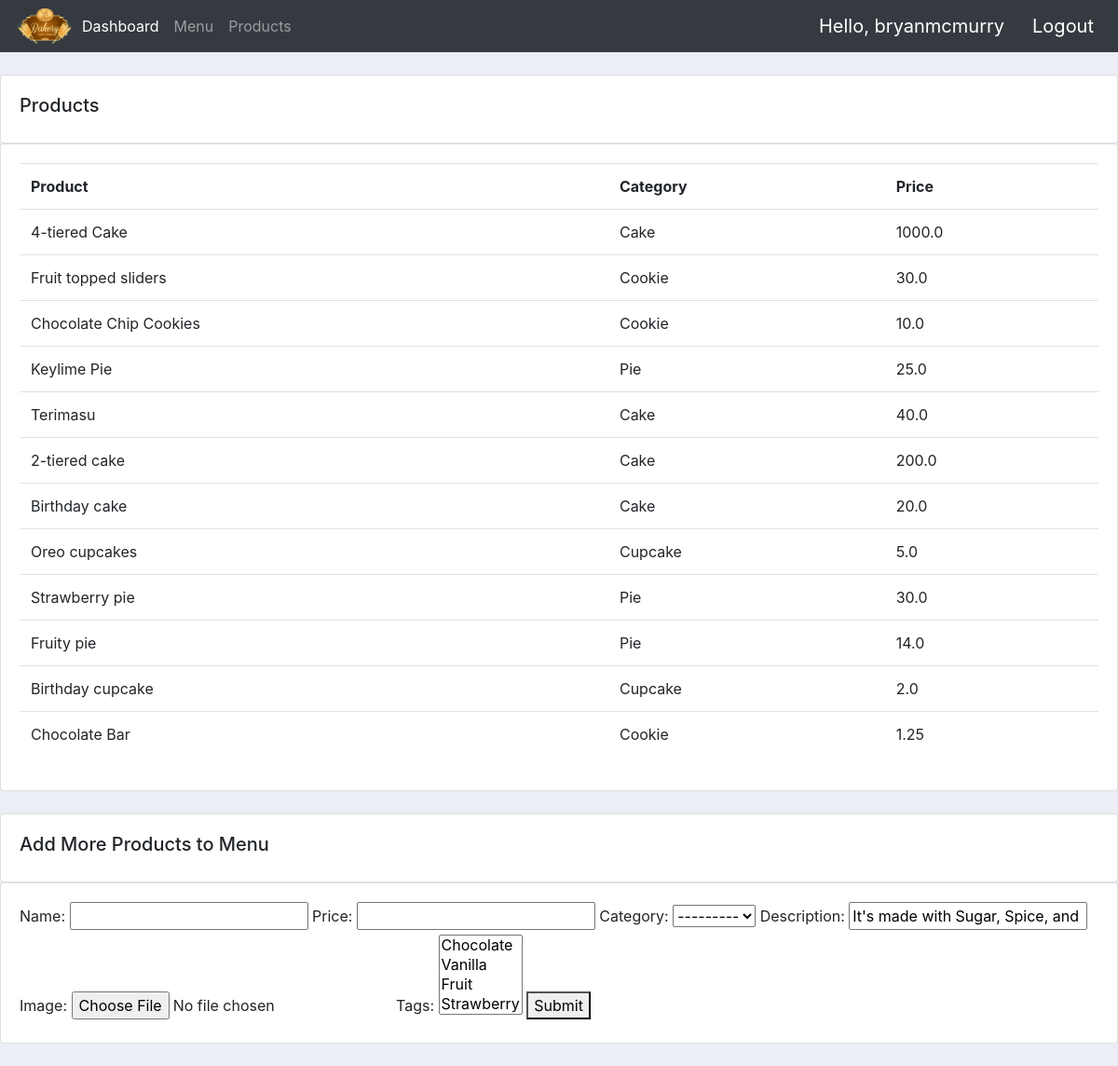
The page /products/ (signed in) on the database its author committed.
### app/models.py (models this page shows, shortened)
class Product(models.Model):
    CATEGORY = (
        ("Cake", "Cake"),
        ("Cookie", "Cookie"),
        ("Pie", "Pie"),
        ("Cupcake", "Cupcake"),
    )
    name = models.CharField(max_length=50)
    price = models.FloatField()
    category = models.CharField(max_length=50, null=True, choices=CATEGORY)
    description = models.CharField(
        max_length=500,
        null=True,
        blank=True,
        default="It's made with Sugar, Spice, and Everything Nice.",
    )
    date_created = models.DateTimeField(auto_now_add=True)
    image = models.ImageField(null=True, blank=True)
    tags = models.ManyToManyField("Tag")

class Tag(models.Model):
    name = models.CharField(max_length=200, null=True)
    def __str__(self):
        return self.name

### app/decorators.py (the view)
        def wrapper_func(request, *args, **kwargs):
            group = None
            if request.user.groups.exists():
                group = request.user.groups.all()[0].name
            if group in allowed_roles:
                return view_func(request, *args, **kwargs)
            else:
                return HttpResponseForbidden()

### app/forms.py
class ProductForm(ModelForm):
    class Meta:
        model = Product
        fields = "__all__"

### app/views.py (called while the page is built)
@login_required(login_url="login")
@allowed_users(allowed_roles=["admin"])
def ProductsPage(request):
    products = Product.objects.all()
    form = ProductForm()
    context = {}
    if request.method == "POST":
        form = ProductForm(request.POST)
        if form.is_valid():
            form.save()
            return redirect("/")
    context = {"products": products, "form": form}
    return render(request, "products.html", context)

### app/templates/products.html (shortened to what this page needs)
{% extends 'base.html' %} {% load static %}  {% block content %}
<br />
<div class="row">
  <div class="col-md">
    <div class="card card-body">
      <h5>Products</h5>
    </div>
    <div class="card card-body">
      <table class="table">
        <tr>
          <th>Product</th>
          <th>Category</th>
          <th>Price</th>
        </tr>
        {% for i in products %}
        <tr>
          <td>{{i.name}}</td>
          <td>{{i.category}}</td>
          <td>{{i.price}}</td>
        </tr>
        {% endfor %}
      </table>
    </div>
  </div>
</div>
<br />
<div class="card card-body">
  <h5>Add More Products to Menu</h5>
</div>
<div class="card card-body">
  <form action="" method="post">
    {% csrf_token %} {{form}}
    <button type="submit" name="submit">Submit</button>
  </form>
</div>
<br />
{% endblock content %}

### app/templates/navbar.html (shortened to what this page needs)
{% load static %}
<nav class="navbar navbar-expand-lg navbar-dark bg-dark">
  <img class="logo" src="{% static '/images/logo.png' %}" />
  <div class="collapse navbar-collapse" id="navbarNav">
    <ul class="navbar-nav">
      {% if request.user.is_staff %}
      <li class="nav-item active">
        <a class="nav-link" href="{% url 'home' %}">Dashboard</a>
      </li>
      <li class="nav-item">
        <a class="nav-link" href="{% url 'products' %}">Menu</a>
      </li>
      {% endif %}
      <li class="nav-item">
        <a class="nav-link" href="{% url 'store' %}">Products</a>
      </li>
    </ul>
  </div>
  <span class="hello-msg">Hello, {{request.user}}</span>
  <span><a class="hello-msg" href="{% url 'logout' %}">Logout</a></span>
</nav>

### app/static/styles.css (style rules this page uses)
.logo { max-width: 4em; }
body { background-color: #ebeff5; }
.hello-msg { color: white; padding-left: 1em; }
.hello-msg { font-size: 20px; color: white; margin-right: 10px; text-decoration: none; }

### rows shown on the page
Product: name "4-tiered Cake", category "Cake", price "1000.0"
Product: name "Fruit topped sliders", category "Cookie", price "30.0"
Product: name "Chocolate Chip Cookies", category "Cookie", price "10.0"
Product: name "Keylime Pie", category "Pie", price "25.0"
Product: name "Terimasu", category "Cake", price "40.0"
Product: name "2-tiered cake", category "Cake", price "200.0"
Product: name "Birthday cake", category "Cake", price "20.0"
Product: name "Oreo cupcakes", category "Cupcake", price "5.0"
Product: name "Strawberry pie", category "Pie", price "30.0"
Product: name "Fruity pie", category "Pie", price "14.0"
Product: name "Birthday cupcake", category "Cupcake", price "2.0"
Product: name "Chocolate Bar", category "Cookie", price "1.25"

### other values the page prints
{{ request.user }} "bryanmcmurry"
